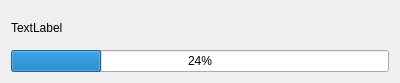
<?xml version="1.0" encoding="UTF-8"?>
<ui version="4.0">
 <class>FLProgressDialog</class>
 <widget class="QDialog" name="FLProgressDialog">
  <property name="geometry">
   <rect>
    <x>0</x>
    <y>0</y>
    <width>400</width>
    <height>83</height>
   </rect>
  </property>
  <property name="windowTitle">
   <string>Progress,,,</string>
  </property>
  <layout class="QGridLayout" name="gridLayout">
   <item row="0" column="0">
    <widget class="QLabel" name="label">
     <property name="text">
      <string>TextLabel</string>
     </property>
    </widget>
   </item>
   <item row="1" column="0">
    <widget class="QProgressBar" name="progressBar">
     <property name="value">
      <number>24</number>
     </property>
    </widget>
   </item>
  </layout>
 </widget>
 <layoutdefault spacing="6" margin="11"/>
 <resources/>
 <connections/>
</ui>
